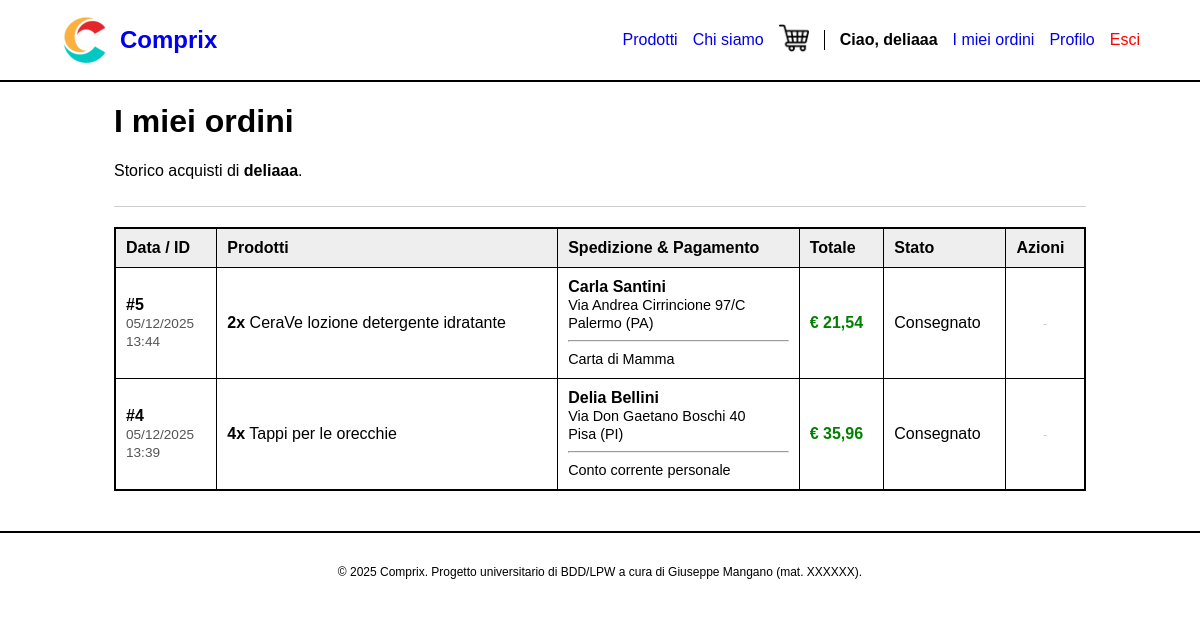
/orders/storico_ordini.php (signed in), run on the app's committed database.
### tables this page shows
CREATE TABLE `ordine` (
  `id` int(10) UNSIGNED NOT NULL,
  `id_cliente` int(10) UNSIGNED DEFAULT NULL,
  `id_metodo_pagamento` int(10) UNSIGNED DEFAULT NULL,
  `id_indirizzo_spedizione` int(10) UNSIGNED DEFAULT NULL,
  `totale` decimal(10,2) UNSIGNED NOT NULL,
  `data_ordine` datetime NOT NULL DEFAULT current_timestamp(),
  `stato` enum('confermato','spedito','consegnato','annullato') NOT NULL,
  `nome_destinatario` varchar(50) NOT NULL,
  `cognome_destinatario` varchar(50) NOT NULL,
  `telefono_destinatario` varchar(20) NOT NULL,
  `indirizzo_destinatario` varchar(150) NOT NULL,
  `citta_destinatario` varchar(50) NOT NULL,
  `cap_destinatario` varchar(10) NOT NULL,
  `provincia_destinatario` varchar(2) NOT NULL
);

CREATE TABLE `elemento_ordine` (
  `id` int(10) UNSIGNED NOT NULL,
  `id_ordine` int(10) UNSIGNED NOT NULL,
  `id_prodotto` int(10) UNSIGNED DEFAULT NULL,
  `id_negoziante` int(10) UNSIGNED DEFAULT NULL,
  `nome_prodotto` varchar(100) NOT NULL,
  `prezzo_unitario` decimal(10,2) UNSIGNED NOT NULL,
  `quantita_aggiunta` int(10) UNSIGNED NOT NULL CHECK (`quantita_aggiunta` > 0)
);

CREATE TABLE `metodo_pagamento` (
  `id` int(10) UNSIGNED NOT NULL,
  `id_cliente` int(10) UNSIGNED NOT NULL,
  `tipo` enum('carta_credito','carta_debito','paypal','bonifico','contrassegno') NOT NULL,
  `descrizione` varchar(70) NOT NULL,
  `dati_pagamento` longtext NOT NULL CHECK (json_valid(`dati_pagamento`))
);

### src/includes/config.php (called while the page is built, shortened)
<?php
function h(?string $string): string {
    return htmlspecialchars($string ?? "", ENT_QUOTES | ENT_HTML5, "UTF-8");
}
function prezzoEuro(float $price): string {
    return "€ " . number_format($price, 2, ",", ".");
}

### src/orders/storico_ordini.php (the view, shortened to what this page needs)
<?php
require_once "../includes/config.php";
$id_utente = $_SESSION["user_id"];
$sql_ordini = "SELECT o.*, mp.descrizione AS nome_metodo, mp.tipo AS tipo_metodo
               FROM ordine AS o
               LEFT JOIN metodo_pagamento AS mp ON o.id_metodo_pagamento = mp.id
               WHERE o.id_cliente = ?
               ORDER BY o.data_ordine DESC";
$stmt = $pdo->prepare($sql_ordini);
$stmt->execute([$id_utente]);
$lista_ordini = $stmt->fetchAll();
include "../includes/header.php";
?>
<div class="container">
    <div class="search-header">
        <h1>I miei ordini</h1>
        <p>Storico acquisti di <strong><?= h($_SESSION["username"]) ?></strong>.</p>
    </div>
    <?php if (empty($lista_ordini)): ?>
        <div class="welcome-banner">
            <h3>Non hai ancora effettuato ordini.</h3>
            <div class="about-cta">
                <a href="../products/ricerca_prodotti.php" class="btn-primary">Vai ai prodotti</a>
            </div>
        </div>
    <?php else: ?>
        <div class="table-container">
            <table>
                <thead>
                    <tr>
                        <th>Data / ID</th>
                        <th>Prodotti</th>
                        <th>Spedizione & Pagamento</th>
                        <th>Totale</th>
                        <th>Stato</th>
                        <th>Azioni</th>
                    </tr>
                </thead>
                <tbody>
                    <?php foreach ($lista_ordini as $ordine): ?>
                        <?php
                            $stmt_prod = $pdo->prepare("SELECT nome_prodotto, quantita_aggiunta FROM elemento_ordine WHERE id_ordine = ?");
                            $stmt_prod->execute([$ordine["id"]]);
                            $prodotti = $stmt_prod->fetchAll();
                        ?>
                        <tr>
                            <td>
                                <strong>#<?= $ordine["id"] ?></strong><br>
                                <span style="font-size: 0.85em; color: #555;">
                                    <?= date("d/m/Y", strtotime($ordine["data_ordine"])) ?><br>
                                    <?= date("H:i", strtotime($ordine["data_ordine"])) ?>
                                </span>
                            </td>
                            <td>
                                <ul>
                                    <?php foreach ($prodotti as $p): ?>
                                        <li>
                                            <strong><?= $p["quantita_aggiunta"] ?>x</strong> <?= h($p["nome_prodotto"]) ?>
                                        </li>
                                    <?php endforeach; ?>
                                </ul>
                            </td>
                            <td>
                                <strong><?= h($ordine["nome_destinatario"] . " " . $ordine["cognome_destinatario"]) ?></strong><br>
                                <span style="font-size: 0.9em;">
                                    <?= h($ordine["indirizzo_destinatario"]) ?><br>
                                    <?= h($ordine["citta_destinatario"]) ?> (<?= h($ordine["provincia_destinatario"]) ?>)<br>
                                </span>
                                <hr>
                                <span style="font-size: 0.9em;">
                                    <?= h($ordine["nome_metodo"] ?? "Metodo rimosso") ?>
                                </span>
                            </td>
                            <td>
                                <span class="product-price">
                                    <?= prezzoEuro($ordine["totale"]) ?>
                                </span>
                            </td>
                            <td>
                                <?= h(ucfirst($ordine["stato"])) ?>
                            </td>
                            <td style="text-align: center;">
                                <?php if ($ordine["stato"] === "confermato"): ?>
                                    <button class="btn-secondary btn-sm text-danger trigger-annulla-ordine"
                                            data-id="<?= $ordine["id"] ?>">
                                            Annulla
                                    </button>
                                <?php else: ?>
                                    <span style="font-size: 0.8em; color: #ccc;">-</span>
                                <?php endif; ?>
                            </td>
                        </tr>
                    <?php endforeach; ?>
                </tbody>
            </table>
        </div>
    <?php endif; ?>
</div>
<?php include "../includes/footer.php"; ?>

### src/assets/css/style.css (style rules this page uses)
body { font-family: Arial, sans-serif; margin: 0; padding: 0; background-color: #ffffff; color: #000000; }
.container { width: 90%; margin: 0 auto; max-width: 1200px; }
ul { list-style-type: none; padding: 0; margin: 0; }
.product-price { font-weight: bold; color: green; margin-top: auto; }
.search-header { border-bottom: 1px solid #ccc; margin-bottom: 20px; padding-bottom: 10px; }
.table-container { overflow-x: auto; border: 1px solid #000; margin-top: 20px; }
table { width: 100%; border-collapse: collapse; min-width: 600px; }
th, td { border: 1px solid #000; padding: 10px; text-align: left; vertical-align: middle; }
th { background-color: #eee; font-weight: bold; }

### data on the page
ordine: id "5", data_ordine "05/12/2025", data_ordine "13:44", nome_destinatario+cognome_destinatario "Carla Santini", indirizzo_destinatario "Via Andrea Cirrincione 97/C", citta_destinatario "Palermo", provincia_destinatario "PA", id_metodo_pagamento.descrizione "Carta di Mamma", totale "€ 21,54", stato "Consegnato"
elemento_ordine: quantita_aggiunta "2", nome_prodotto "CeraVe lozione detergente idratante"
ordine: id "4", data_ordine "05/12/2025", data_ordine "13:39", nome_destinatario+cognome_destinatario "Delia Bellini", indirizzo_destinatario "Via Don Gaetano Boschi 40", citta_destinatario "Pisa", provincia_destinatario "PI", id_metodo_pagamento.descrizione "Conto corrente personale", totale "€ 35,96", stato "Consegnato"
elemento_ordine: quantita_aggiunta "4", nome_prodotto "Tappi per le orecchie"

### other printed values
NOME_SITO "Comprix"
$_SESSION["username"] "deliaaa"
